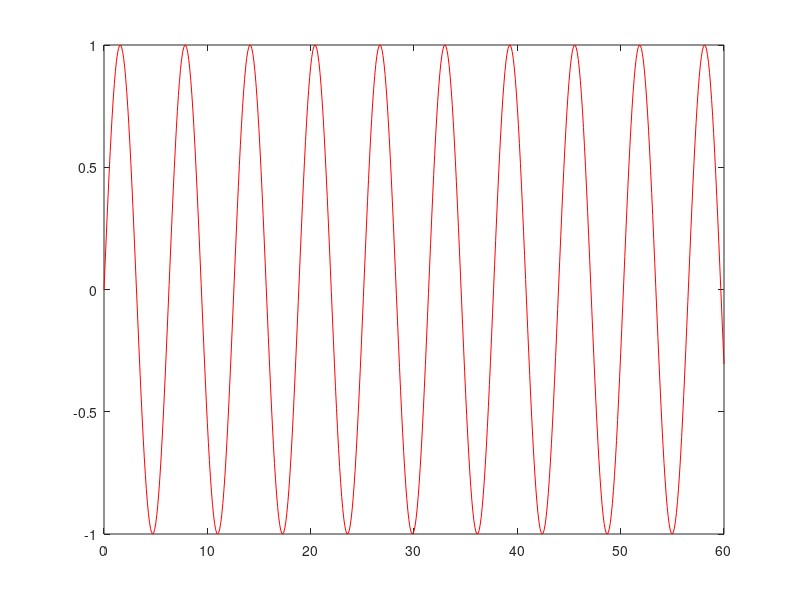

The MATLAB script that drew this image:
clc
clear all
choice = menu('Choose a color','Red','Blue','Green')
t = 0:.1:60;
s = sin(t);
color = ['r','b','g']
plot(t,s,color(choice))
